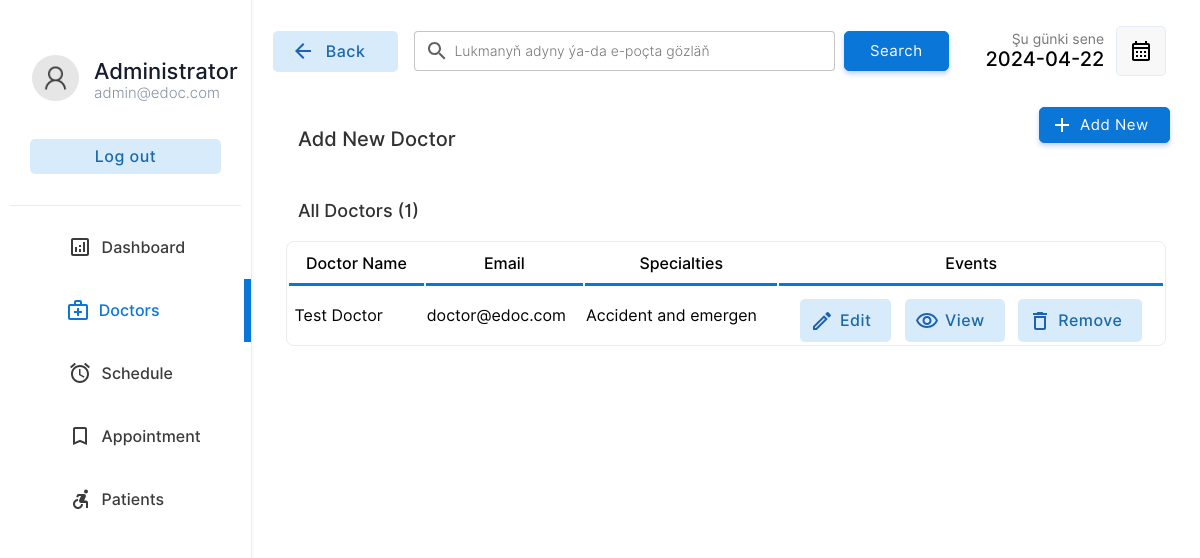
Before: /doctor/doctors.php (signed in) with the older database file.
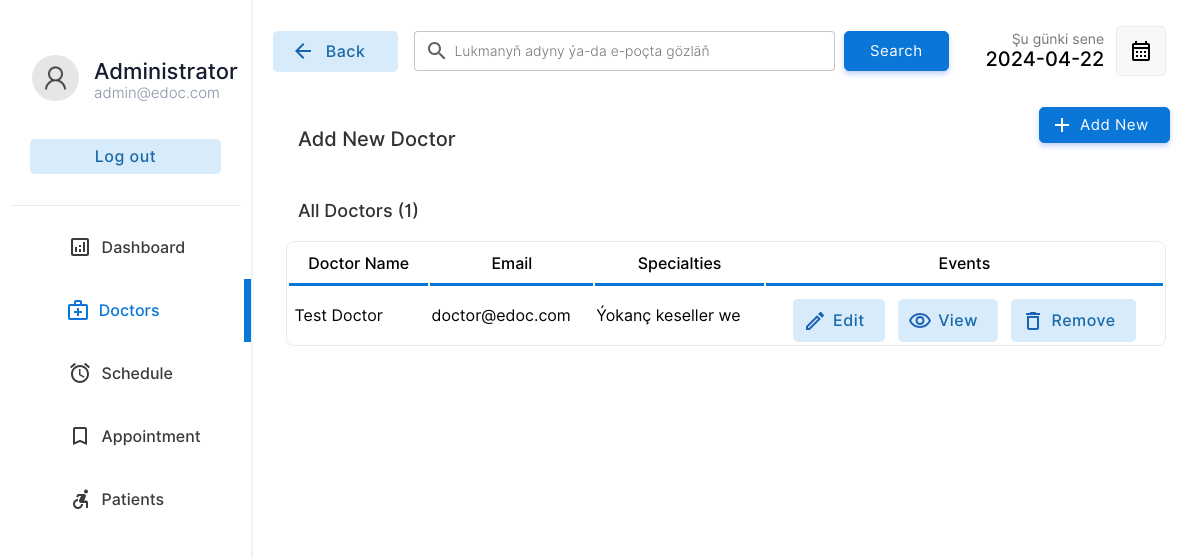
After: the same page with the newer database file.
### tables this page shows
CREATE TABLE IF NOT EXISTS `doctor` (
  `docid` int(11) NOT NULL AUTO_INCREMENT,
  `docemail` varchar(255) DEFAULT NULL,
  `docname` varchar(255) DEFAULT NULL,
  `docpassword` varchar(255) DEFAULT NULL,
  `docnic` varchar(15) DEFAULT NULL,
  `doctel` varchar(15) DEFAULT NULL,
  `specialties` int(2) DEFAULT NULL,
  PRIMARY KEY (`docid`),
  KEY `specialties` (`specialties`)
);

CREATE TABLE IF NOT EXISTS `specialties` (
  `id` int(2) NOT NULL,
  `sname` varchar(50) DEFAULT NULL,
  PRIMARY KEY (`id`)
);

### doctor/doctors.php (the view, shortened to what this page needs)
<!DOCTYPE html>
<html lang="en">
<head>
    <link rel="stylesheet" href="../css/animations.css">
    <link rel="stylesheet" href="../css/main.css">
    <link rel="stylesheet" href="../css/admin.css">
</head>
<body>
    <?php
    include("../connection.php");
    ?>
    <div class="container">
        <div class="menu">
            <table class="menu-container" border="0">
                <tr>
                    <td style="padding:10px" colspan="2">
                        <table border="0" class="profile-container">
                            <tr>
                                <td width="30%" style="padding-left:20px" >
                                    <img src="../img/user.png" alt="" width="100%" style="border-radius:50%">
                                </td>
                                <td style="padding:0px;margin:0px;">
                                    <p class="profile-title">Administrator</p>
                                    <p class="profile-subtitle">admin@edoc.com</p>
                                </td>
                            </tr>
                            <tr>
                                <td colspan="2">
                                <a href="../logout.php" ><input type="button" value="Log out" class="logout-btn btn-primary-soft btn"></a>
                                </td>
                            </tr>
                    </table>
                    </td>
                </tr>
                <tr class="menu-row" >
                    <td class="menu-btn menu-icon-dashbord" >
                        <a href="index.php" class="non-style-link-menu"><div><p class="menu-text">Dashboard</p></a></div></a>
                <tr class="menu-row">
                    <td class="menu-btn menu-icon-doctor menu-active menu-icon-doctor-active">
                        <a href="doctors.php" class="non-style-link-menu non-style-link-menu-active"><div><p class="menu-text">Doctors</p></a></div>
                <tr class="menu-row" >
                    <td class="menu-btn menu-icon-schedule">
                        <a href="schedule.php" class="non-style-link-menu"><div><p class="menu-text">Schedule</p></div></a>
                    </td>
                </tr>
                <tr class="menu-row">
                    <td class="menu-btn menu-icon-appoinment">
                        <a href="appointment.php" class="non-style-link-menu"><div><p class="menu-text">Appointment</p></a></div>
                    </td>
                </tr>
                <tr class="menu-row" >
                    <td class="menu-btn menu-icon-patient">
                        <a href="patient.php" class="non-style-link-menu"><div><p class="menu-text">Patients</p></a></div>
                    </td>
                </tr>
        <div class="dash-body">
            <table border="0" width="100%" style=" border-spacing: 0;margin:0;padding:0;margin-top:25px; ">
                <tr >
                    <td width="13%">
                        <a href="doctors.php" ><button  class="login-btn btn-primary-soft btn btn-icon-back"  style="padding-top:11px;padding-bottom:11px;margin-left:20px;width:125px"><font class="tn-in-text">Back</font></button></a>
                    </td>
                    <td>
                        <form action="" method="post" class="header-search">
                            <input type="search" name="search" class="input-text header-searchbar" placeholder="Lukmanyň adyny ýa-da e-poçta gözläň" list="doctors">&nbsp;&nbsp;
                            <?php
                                $list11 = $database->query("select  docname,docemail from  doctor;");
?>
                            <input type="Submit" value="Search" class="login-btn btn-primary btn" style="padding-left: 25px;padding-right: 25px;padding-top: 10px;padding-bottom: 10px;">
                        </form>
                    </td>
                    <td width="15%">
                        <p style="font-size: 14px;color: rgb(119, 119, 119);padding: 0;margin: 0;text-align: right;">
                            Şu günki sene
                        </p>
                        <p class="heading-sub12" style="padding: 0;margin: 0;">
                            <?php
                        $date = date('Y-m-d');
                        echo $date;
                        ?>
                        </p>
                    </td>
                    <td width="10%">
                        <button  class="btn-label"  style="display: flex;justify-content: center;align-items: center;"><img src="../img/calendar.svg" width="100%"></button>
                    </td>
                </tr>
                <tr >
                    <td colspan="2" style="padding-top:30px;">
                        <p class="heading-main12" style="margin-left: 45px;font-size:20px;color:rgb(49, 49, 49)">Add New Doctor</p>
                    </td>
                    <td colspan="2">
                        <a href="?action=add&id=none&error=0" class="non-style-link"><button  class="login-btn btn-primary btn button-icon"  style="display: flex;justify-content: center;align-items: center;margin-left:75px;background-image: url('../img/icons/add.svg');">Add New</font></button>
                            </a></td>
                </tr>
                <tr>
                    <td colspan="4" style="padding-top:10px;">
                        <p class="heading-main12" style="margin-left: 45px;font-size:18px;color:rgb(49, 49, 49)">All Doctors (<?php echo $list11->num_rows; ?>)</p>
                    </td>
                </tr>
                <?php
                    if($_POST){
                        $keyword=$_POST["search"];
                        $sqlmain= "select * from doctor where docemail='$keyword' or docname='$keyword' or docname like '$keyword%' or docname like '%$keyword' or docname like '%$keyword%'";
                    }else{
                        $sqlmain= "select * from doctor order by docid desc";
                    }
                ?>
                <tr>
                   <td colspan="4">
                       <center>
                        <div class="abc scroll">
                        <table width="93%" class="sub-table scrolldown" border="0">
                        <thead>
                        <tr>
                                <th class="table-headin">
                                Doctor Name
                                </th>
                                <th class="table-headin">
                                    Email
                                </th>
                                <th class="table-headin">
                                    Specialties
                                </th>
                                <th class="table-headin">
                                    Events
                                </tr>
                        </thead>
                        <tbody>
                            <?php
                                $result= $database->query($sqlmain);
                                if($result->num_rows==0){
                                    echo '<tr>
                                    <td colspan="4">
                                    <br><br><br><br>
                                    <center>
                                    <img src="../img/notfound.svg" width="25%">
                                    <br>
                                    <p class="heading-main12" style="margin-left: 45px;font-size:20px;color:rgb(49, 49, 49)">Açar sözleriňiz bilen baglanyşykly hiç zat tapyp bilmedik!</p>
                                    <a class="non-style-link" href="doctors.php"><button  class="login-btn btn-primary-soft btn"  style="display: flex;justify-content: center;align-items: center;margin-left:20px;">&nbsp; Show all Doctors &nbsp;</font></button>
                                    </a>
                                    </center>
                                    <br><br><br><br>
                                    </td>
                                    </tr>';
                                }
                                else{
                                for ( $x=0; $x<$result->num_rows;$x++){
                                    $row=$result->fetch_assoc();
                                    $docid=$row["docid"];
                                    $name=$row["docname"];
                                    $email=$row["docemail"];
                                    $spe=$row["specialties"];
                                    $spcil_res= $database->query("select sname from specialties where id='$spe'");
                                    $spcil_array= $spcil_res->fetch_assoc();
                                    $spcil_name=$spcil_array["sname"];
                                    echo '<tr>
                                        <td> &nbsp;'.
                                        substr($name,0,30)
                                        .'</td>
                                        <td>
                                        '.substr($email,0,20).'
                                        </td>
                                        <td>
                                            '.substr($spcil_name,0,20).'
                                        </td>
                                        <td>
                                        <div style="display:flex;justify-content: center;">
                                        <a href="?action=edit&id='.$docid.'&error=0" class="non-style-link"><button  class="btn-primary-soft btn button-icon btn-edit"  style="padding-left: 40px;padding-top: 12px;padding-bottom: 12px;margin-top: 10px;"><font class="tn-in-text">Edit</font></button></a>
                                        &nbsp;&nbsp;&nbsp;
                                        <a href="?action=view&id='.$docid.'" class="non-style-link"><button  class="btn-primary-soft btn button-icon btn-view"  style="padding-left: 40px;padding-top: 12px;padding-bottom: 12px;margin-top: 10px;"><font class="tn-in-text">View</font></button></a>
                                       &nbsp;&nbsp;&nbsp;
                                       <a href="?action=drop&id='.$docid.'&name='.$name.'" class="non-style-link"><button  class="btn-primary-soft btn button-icon btn-delete"  style="padding-left: 40px;padding-top: 12px;padding-bottom: 12px;margin-top: 10px;"><font class="tn-in-text">Remove</font></button></a>
                                        </div>
                                        </td>
                                    </tr>';
                                }
                            }
                            ?>
                            </tbody>
                        </table>
                        </div>
                        </center>
                   </td>
                </tr>
            </table>
        </div>
</body>
</html>

### css/main.css (style rules this page uses)
:root { --primarycolor: #0A76D8; --primarycolorhover: #006dd3; --btnice:#D8EBFA; --btnnicetext:#1b62b3; }
body { margin: 0; padding: 0; border-spacing: 0; font-family: 'Inter', sans-serif; }
.input-text { border-radius: 4px; border: 0.5px solid rgb(226, 226, 226); padding: 10px; width: 92%; transition: 0.2s; outline: none; }
.input-text { border: 1px solid #e9ecef; font-size: 14px; line-height: 26px; background-color: #fff; display: block; width: 100%; padding: .375rem .75rem; font-weight: 300; line-height: 1.5; color: #212529; background-color: #fff; background-clip: padding-box; -webkit-appearance: none; -moz-appearance: none; appearance: none; border-radius: .25rem; transition: border-color .15s ease-in-out,box-shadow .15s ease-in-out; }
.input-text::placeholder { font-family: 'Inter', sans-serif; }
.btn { cursor: pointer; padding: 8px 20px; outline: none; text-decoration: none; font-size: 15px; letter-spacing: 0.5px; transition: all 0.3s; border-radius: 5px; font-family: 'Inter', sans-serif; }
.btn-primary { background-color: var(--primarycolor) ; border: 1px solid var(--primarycolor) ; color: #fff ; box-shadow: 0 3px 5px 0 rgba(57,108,240,0.3); }
.btn-primary-soft { background-color: #D8EBFA ; color: #1969AA; font-weight: 500; font-size: 16px; border: none; }
.non-style-link:link, .non-style-link:visited, .non-style-link:hover, .non-style-link:active { text-decoration: none; color: rgb(43, 43, 43); }
.btn-label { margin-left: 10px; padding: 12px 12px; outline: none; text-decoration: none; font-size: 15px; letter-spacing: 0.5px; transition: all 0.3s; border-radius: 5px; background-color: #f0f0f073; border: 1px solid rgba(57,108,240,0.1) ; font-family: 'Inter', sans-serif; }
.sub-table { border: 1px solid #ebebeb; border-radius: 8px; }
.table-headin { font-size: 16px; font-weight: 500; padding: 10px; border-bottom: 3px solid var(--primarycolor); }
.abc { width: 100%; height: 550px; overflow: auto; }
input[type=search] { background-image: url('../img/search.svg'); background-position: 10px 50%; background-repeat: no-repeat; transition: 0.5s; padding: 8px 20px 8px 40px; }
.button-icon { background-position: 10px 50%; background-repeat: no-repeat; transition: 0.5s; padding: 8px 20px 8px 40px; }
.menu-btn { padding:6px; color: #3b3b3b; background-position: 30% 50%; background-repeat: no-repeat; transition: 0.5s; }
.menu-text { padding-left: 40%; font-weight: 500; font-size: 16px; }
.menu-active { color: var(--primarycolor); border-right: 7px solid var(--primarycolor); background-color: var(); }
.non-style-link-menu:link, .non-style-link-menu:visited, .non-style-link-menu:active { text-decoration: none; color: #3b3b3b; }
.non-style-link-menu-active:link, .non-style-link-menu-active:visited, .non-style-link-menu-active:active { text-decoration: none; color: var(--primarycolor); }
.menu-icon-dashbord { background-image: url('../img/icons/dashboard.svg'); }
.menu-icon-doctor { background-image: url('../img/icons/doctors.svg'); }
.menu-icon-schedule { background-image: url('../img/icons/schedule.svg'); }
.menu-icon-appoinment { background-image: url('../img/icons/book.svg'); }
.menu-icon-patient { background-image: url('../img/icons/patients.svg'); }
.menu-icon-doctor:hover,.menu-icon-doctor-active { color: var(--primarycolor); background-image: url('../img/icons/doctors-hover.svg'); }
.btn-icon-back { background-image: url('../img/icons/back-iceblue.svg'); background-position: 18px 50%; background-repeat: no-repeat; transition: 0.5s; padding: 8px 20px 8px 40px; }
.btn-edit { background-image: url('../img/icons/edit-iceblue.svg'); }
.btn-view { background-image: url('../img/icons/view-iceblue.svg'); }
.btn-delete { background-image: url('../img/icons/delete-iceblue.svg'); }

### doctor/doctors.php (style rules this page uses)
.sub-table { animation: transitionIn-Y-bottom 0.5s; }

Changed rows visible on the page:
changed through a linked row, doctor "Test Doctor": specialties.sname "Accident and emergen" → "Ýokanç keseller we"
